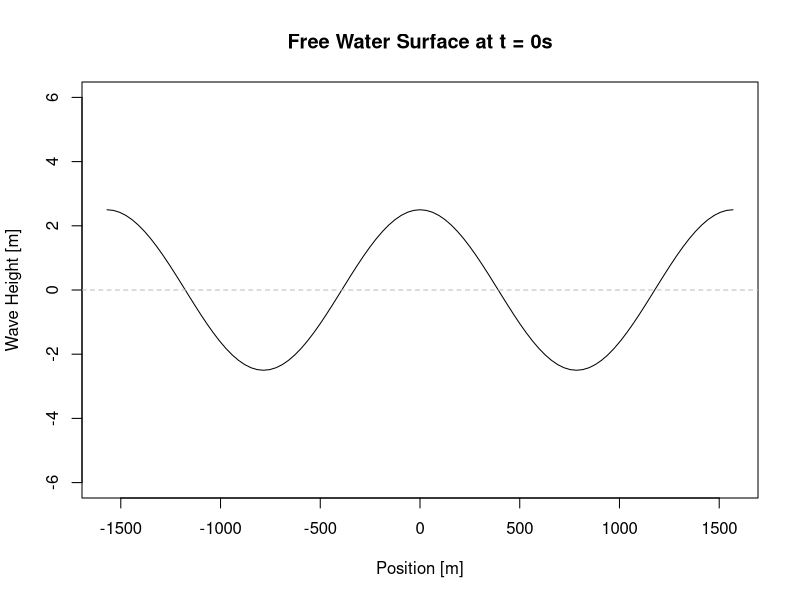
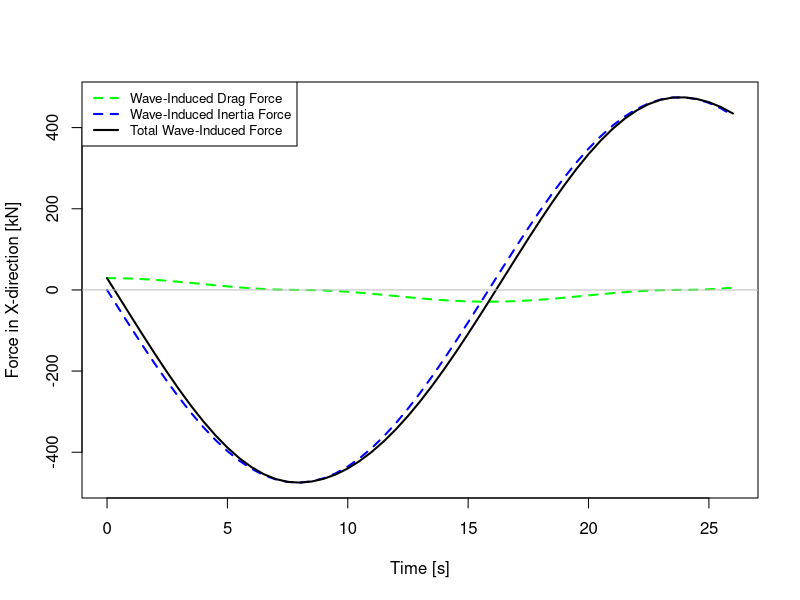
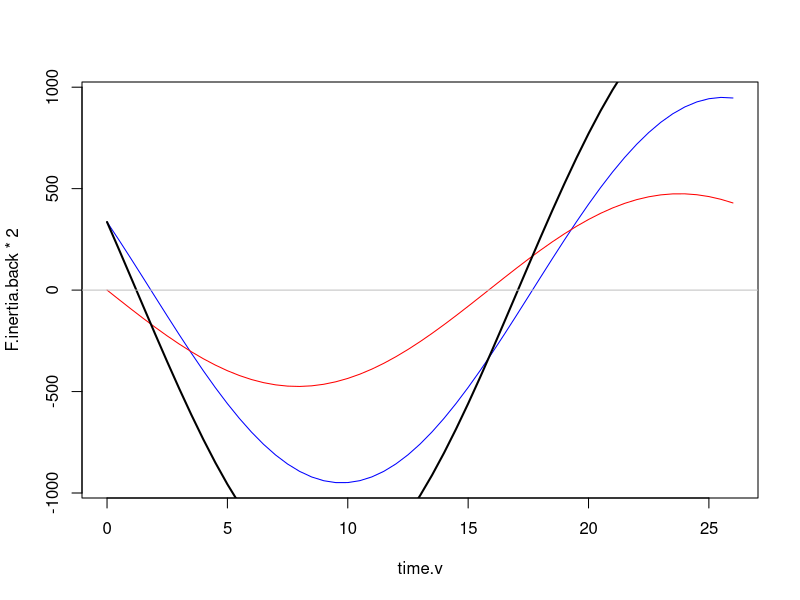
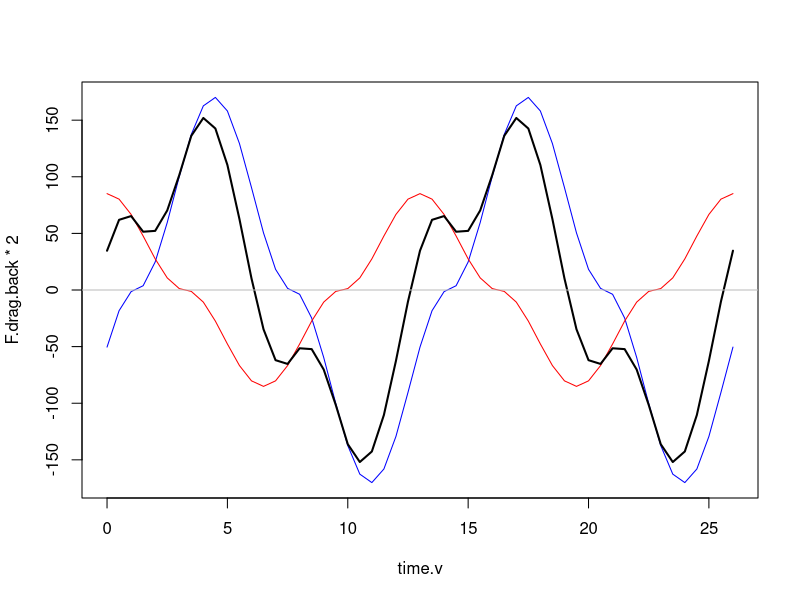
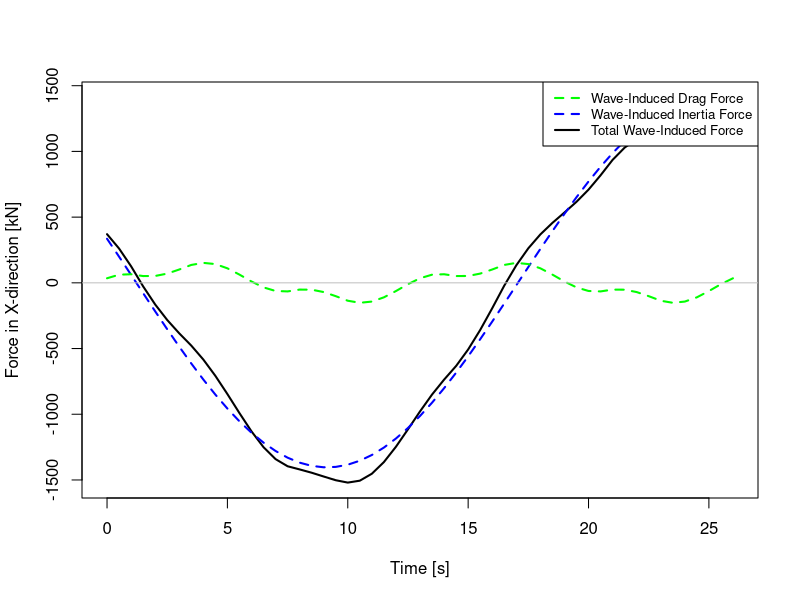

The R source for these figures, in order: (Note: this script raises an error after producing the figures.)
# Created By: Rudolph Santarromana
# Wave Drift Forces Calculation
# February 2021

setwd("C:/Users/Rudolph/Desktop/Rudolph/0 - CMU - Portugal PhD Files/0 - Research/Wind Energy/Dynamic Positioning")

library(tidyverse)
library(dplyr)


#### Using Morrison's equation

rho_water <- 1025 #seawater density [kg/m^3]
Cd <- 1.0 #body drag coefficient [-]
Cm <- 2.0 #body inertia coefficient [-]
diam <- 12.5 #12.5 body diameter [m]
draft <- 20 #20 body draft depth [m]
n.floaters <- 3 #3 number of floaters [-]

period <- 31.7 #wave period [seconds]
H <- 5 #design wave height [m]
depth <- 1000 #1000 site water depth [m]

v.curr <- 0

# Determine wavelength
# lambda <- (9.81*(period^2))/(2*pi) #wavelength [m]

fn.lambda <- function(l,pd = period, d = depth) { #this is the function to be optimized
  lambda <- (9.81*(pd^2))/(2*pi)
  fn <- abs(lambda*tanh((2*pi*d)/l) - l)
  return(fn)
}

lambda <- optimize(fn.lambda, c(0,10000), maximum = FALSE)$minimum
lambda <- (9.81*(period^2))/(2*pi)

# Can we apply Morrison's equation? It is only applicable for small/slender objects
check <- if (diam/lambda < 0.2) print("YES") else print("NO")

#### Apply Morrison's equation if check == YES
area <- draft*diam*n.floaters #wetted area [m^2]
k <- 2*pi/lambda # [rad/m]

# Maximum Wave-induced drag force on ONE floater
F.drag.max <- 0.5*rho_water*Cd*diam*(((pi*H)/period)^2)*((1-exp(-2*k*draft))/(2*k)) # [Newtons]
F.drag.max <- F.drag.max/1000 #[kiloNewtons]

# Maximum Wave-induced inertial force
F.inertia.max <- rho_water*Cm*((pi*(diam^2))/4)*((2*(pi^2)*H)/period^2)*(1/k)*(1-exp(-k*draft)) #[Newtons]
F.inertia.max <- F.inertia.max/1000 #[kiloNewtons]

# Steady current drag force
F.curr <- 0.5*rho_water*area*v.curr^2

### Calculate time fluctuation
time.v <- seq(0,26, by = 0.5)

eta <- function(x,t) {
  a <- H/2
  sigma <- 2*pi/period
  eta <- a*cos(k*x - sigma*t)
  return(eta)
}

# Visualize wave height from SWL
dist.v <- seq(-lambda, lambda, by = lambda/50)
eta.v <- mapply(eta, x = dist.v, t = 0)

plot(x = dist.v, y = eta.v, type = 'l',
     ylim = c(-6,6), 
     main = "Free Water Surface at t = 0s",
     xlab = "Position [m]",
     ylab = "Wave Height [m]")
abline(h = 0, col = 'gray', lty = 2)

# Calculate fluctuating inertia- and drag-induced wave force on ONE floater
fn.F.inertia <- function(x,t,diam,Hs,Pd,dr = draft) {
  lambda <- (9.81*(Pd^2))/(2*pi)
  k <- 2*pi/lambda # [rad/m]
  F.inertia.max <- rho_water*Cm*((pi*(diam^2))/4)*((2*(pi^2)*Hs)/Pd^2)*(1/k)*(1-exp(-k*dr)) #[Newtons]
  F.inertia.max<- F.inertia.max/1000 #[kN]
  sigma <- 2*pi/Pd
  F.inertia <- F.inertia.max*sin(k*x - sigma*t)
  return(F.inertia)
}

fn.F.drag <- function(x,t,diam,Hs,Pd,dr = draft) {
  lambda <- (9.81*(Pd^2))/(2*pi)  
  k <- 2*pi/lambda # [rad/m]
  F.drag.max <- 0.5*rho_water*Cd*diam*(((pi*Hs)/Pd)^2)*((1-exp(-2*k*dr))/(2*k)) # [Newtons]
  F.drag.max <- F.drag.max/1000 #[kN]
  sigma <- 2*pi/Pd
  F.drag <- F.drag.max*cos(k*x - sigma*t)*abs(cos(k*x - sigma*t))
  return(F.drag)
}

#######################################################################
# On One Floater
F.inertia.v <- mapply(fn.F.inertia, x = 0, t = time.v, diam = diam,Hs = H, Pd = period)
F.drag.v <- mapply(fn.F.drag, x = 0, t = time.v,diam = diam,Hs = H, Pd = period)
F.total.v <- F.inertia.v + F.drag.v

plot(x = time.v, y = F.inertia.v, type = 'l', col = 'blue', lty = 2, lwd = 2,
     xlab = "Time [s]",
     ylab = "Force in X-direction [kN]")
lines(x = time.v, y = F.drag.v, col = 'green', lty = 2, lwd = 2)
lines(x = time.v, y = F.total.v, col = 'black', lwd = 2)
abline(h = 0, col = 'gray')
legend('topleft', legend = c("Wave-Induced Drag Force","Wave-Induced Inertia Force", "Total Wave-Induced Force"),
       lty = c(2,2,1), lwd = c(2,2,2), col = c('green','blue','black'),cex = 0.8)

max(F.total.v)
mean(F.total.v)

#######################################################################

# Calculate fluctuating intertia- and drag-induced wave force on three floaters
# oriented in a 1-2 fashion
dist <- 90.13 #distance between the front and rear floaters [m]
H <- 5
period <- 31.7

F.inertia.front <- mapply(fn.F.inertia, x = 0, t = time.v, diam = 12.5, Hs = H, Pd = period)
F.inertia.back <- mapply(fn.F.inertia, x = dist, t = time.v, diam = 12.5, Hs = H, Pd = period)

F.inertia.v2 <- F.inertia.front + 2*F.inertia.back

plot(x = time.v, y = F.inertia.back*2, type = 'l', col = 'blue')
lines(x = time.v, y = F.inertia.front, col = 'red')
lines(x = time.v, y = F.inertia.v2, col = 'black', lwd = 2)
abline(h = 0, col = 'gray')

F.drag.front <- mapply(fn.F.drag, x = 0, t = time.v, diam = 12.5, Hs = 4.2, Pd = 13)
F.drag.back <- mapply(fn.F.drag, x = dist, t = time.v, diam = 12.5, Hs = 4.2, Pd = 13)

F.drag.v2 <- F.drag.front + 2*F.drag.back

plot(x = time.v, y = F.drag.back*2, type = 'l', col = 'blue')
lines(x = time.v, y = F.drag.front, col = 'red')
lines(x = time.v, y = F.drag.v2, col = 'black', lwd = 2)
abline(h = 0, col = 'gray')

F.total.v2 <- F.inertia.v2 + F.drag.v2

plot(x = time.v, y = F.total.v2, type = 'l', lwd = 2, col = 'black',
     xlab = "Time [s]",
     ylab = "Force in X-direction [kN]")
lines(x = time.v, y = F.inertia.v2, col = 'blue', lwd = 2, lty = 2)
lines(x = time.v, y = F.drag.v2, col = 'green', lwd = 2, lty = 2)
abline(h = 0, col = 'gray')
legend('topright', 
       legend = c("Wave-Induced Drag Force","Wave-Induced Inertia Force", "Total Wave-Induced Force"),
       lty = c(2,2,1), lwd = c(2,2,2), col = c('green','blue','black'),cex = 0.8)

#bars based on time step
plot(x = time.v, y = F.total.v3, type = 'p', lwd = 2, pch = 19,
     xlab = "Time [s]",
     ylab = "Force in X-direction [kN]")
# lines(x = time.v, y = F.inertia.v3, col = 'blue', lwd = 2, lty = 2)
# lines(x = time.v, y = F.drag.v3, col = 'green', lwd = 2, lty = 2)
arrows(time.v, 0, time.v, F.total.v3, angle = 90, length = 0.08)
abline(h = 0, col = 'gray')

mean(F.total.v2)
max(F.total.v2)

#######################################################################
# oriented in a 1-1-1 fashion
dist1 <- 102.13/2 #distance between the front and middle floaters [m]
dist2 <- 102.13 #distance between the front and rear floaters [m]

F.inertia.1 <- mapply(fn.F.inertia, x = 0, t = time.v, diam = 12.5, Hs = 4.2, Pd = 10)
F.inertia.2 <- mapply(fn.F.inertia, x = dist1, t = time.v, diam = 12.5, Hs = 4.2, Pd = 10)
F.inertia.3 <- mapply(fn.F.inertia, x = dist2, t = time.v, diam = 12.5, Hs = 4.2, Pd = 10)

F.inertia.v3 <- F.inertia.1 + F.inertia.2 + F.inertia.3

plot(x = time.v, y = F.inertia.1, type = 'l', col = 'blue')
lines(x = time.v, y = F.inertia.2, col = 'red')
lines(x = time.v, y = F.inertia.3, col = 'green')
lines(x = time.v, y = F.inertia.v3, col = 'black', lwd = 2)
abline(h = 0, col = 'gray')

F.drag.1 <- mapply(fn.F.drag, x = 0, t = time.v, diam = 12.5, Hs = 4.2, Pd = 10)
F.drag.2 <- mapply(fn.F.drag, x = dist1, t = time.v, diam = 12.5, Hs = 4.2, Pd = 10)
F.drag.3 <- mapply(fn.F.drag, x = dist2, t = time.v, diam = 12.5, Hs = 4.2, Pd = 10)

F.drag.v3 <- F.drag.1 + F.drag.2 + F.drag.3

plot(x = time.v, y = F.drag.1, type = 'l', col = 'blue')
lines(x = time.v, y = F.drag.2, col = 'red')
lines(x = time.v, y = F.drag.3, col = 'green')
lines(x = time.v, y = F.drag.v3, col = 'black', lwd = 2)
abline(h = 0, col = 'gray')

F.total.v3 <- F.inertia.v3 + F.drag.v3

plot(x = time.v, y = F.total.v3, type = 'l', lwd = 2,
     xlab = "Time [s]",
     ylab = "Force in X-direction [kN]",
     main = "Total Wave Force on Entire Substructure over Two Wave Periods")
# lines(x = time.v, y = F.inertia.v3, col = 'blue', lwd = 2, lty = 2)
# lines(x = time.v, y = F.drag.v3, col = 'green', lwd = 2, lty = 2)
abline(h = 0, col = 'gray')
# legend('bottomleft', 
#        legend = c("Wave-Induced Drag Force","Wave-Induced Inertia Force", "Total Wave-Induced Force"),
#        lty = c(2,2,1), lwd = c(2,2,2), col = c('green','blue','black'),cex = 0.8)

#bars based on time step
plot(x = time.v, y = F.total.v3, type = 'p', lwd = 2, pch = 19,
     xlab = "Time [s]",
     ylab = "Force in X-direction [kN]",
     main = "Time step = 0.5 s; Mean Wave Force = 4.0 kN")
# lines(x = time.v, y = F.inertia.v3, col = 'blue', lwd = 2, lty = 2)
# lines(x = time.v, y = F.drag.v3, col = 'green', lwd = 2, lty = 2)
arrows(time.v, 0, time.v, F.total.v3, angle = 90, length = 0.08)
abline(h = 0, col = 'gray')
# legend('bottomleft',
#        legend = c("Wave-Induced Drag Force","Wave-Induced Inertia Force", "Total Wave-Induced Force"),
#        lty = c(2,2,1), lwd = c(2,2,2), col = c('green','blue','black'),cex = 0.8)

mean(F.total.v3)
sum(F.total.v3)
max(F.total.v3)

#######################################################################

### Considering all orientations, up to 60 degrees
phi <- seq(0,60, by = 6) #degrees
phi.rad <- phi*(pi/180) #radians
radius <- 51.75 #m
tower.radius <- 10 #m

#floater position orientations
floater1.pos <- round(radius*cos(0 + phi.rad),2)
floater2.pos <- round(radius*cos(2*pi/3 + phi.rad),2)
floater3.pos <- round(radius*cos(4*pi/3 + phi.rad),2)

Force.Matrix <- function(sig.ht = H, prd = period, 
                              F1 = floater1.pos, 
                              F2 = floater2.pos,
                              F3 = floater3.pos) {
  time.v <- seq(0,prd, by = 1) #how often would the system adjust? 1/second?
  #initialize the lists, each value corresponds to an orientation/rotation
  Drag.L <- c()
  Inertia.L <- c()
  Total.L <- c()
  Mean.Force <- c()
  Max.Force <- c()
  
  for(i in 1:length(F1)) {
    F.drag.f1 <- mapply(fn.F.drag, x = F1[i], t = time.v, diam = 12.5, Hs = sig.ht, Pd = prd)
    F.drag.f2 <- mapply(fn.F.drag, x = F2[i], t = time.v, diam = 12.5, Hs = sig.ht, Pd = prd)
    F.drag.f3 <- mapply(fn.F.drag, x = F3[i], t = time.v, diam = 12.5, Hs = sig.ht, Pd = prd)
    F.drag.TS <- mapply(fn.F.drag, x = 0, t = time.v, diam = 10, Hs = sig.ht, Pd = prd)
    
    F.DRAG <- list(round(F.drag.f1 + F.drag.f2 + F.drag.f3 + F.drag.TS, 2))
    
    F.inertia.f1 <- mapply(fn.F.inertia, x = F1[i], t = time.v, diam = 12.5, Hs = sig.ht, Pd = prd)
    F.inertia.f2 <- mapply(fn.F.inertia, x = F2[i], t = time.v, diam = 12.5, Hs = sig.ht, Pd = prd)
    F.inertia.f3 <- mapply(fn.F.inertia, x = F3[i], t = time.v, diam = 12.5, Hs = sig.ht, Pd = prd)
    F.inertia.TS <- mapply(fn.F.inertia, x = 0, t = time.v, diam = 10, Hs = sig.ht, Pd = prd)
    
    F.INER <- list(round(F.inertia.f1 + F.inertia.f2 + F.inertia.f3 + F.inertia.TS, 2))
    
    F.TOT <- list(round(F.drag.f1 + F.drag.f2 + F.drag.f3 + F.drag.TS +
                    F.inertia.f1 + F.inertia.f2 + F.inertia.f3 + F.inertia.TS, 2))
    
    F.mean <- round(mean(F.drag.f1 + F.drag.f2 + F.drag.f3 + F.drag.TS +
                    F.inertia.f1 + F.inertia.f2 + F.inertia.f3 + F.inertia.TS), 2)
    
    F.max <- round(max(F.drag.f1 + F.drag.f2 + F.drag.f3 + F.drag.TS +
                     F.inertia.f1 + F.inertia.f2 + F.inertia.f3 + F.inertia.TS), 2)
    
    Drag.L <- c(Drag.L, F.DRAG)
    Inertia.L <- c(Inertia.L, F.INER)
    Total.L <- c(Total.L, F.TOT)
    Mean.Force <- c(Mean.Force, F.mean)
    Max.Force <- c(Max.Force, F.max)
    
  }
  
  return(data.frame(phi,Mean.Force,Max.Force))
}

Morro.period <- c(8,8.1,8.3,8.5,8.7,9.5,10,10.1,12.1,11.8,11.7,11.6,11.5,11.4,11.1,10.9,10.9,10.7,10.4,10.1,10.1,10.2,10.1,9.9,9.5,9.4,9.4,9.4,9.5,9.5,9.4,9.4,9.4,9.2,9.0,8.8,15.4,8.3,8.1,7.9,7.6,7.4,7.7,7.8,14.5,14.4,5.1,14.3)
summary(Morro.period)
Morro.ht <- c(1.8,1.7,1.6,1.6,1.6,1.6,1.5,1.3,1.5,1.5,1.4,1.4,1.5,1.4,1.4,1.3,1.3,1.3,1.3,1.2,1.2,1.1,1.1,1.2,1.2,1.2,1.1,1.0,1.1,1.1,1.2,1.2,1.2,1.1,1.0,1.0,1.0,1.1,1.1,1.2,0.9,0.9,0.9,0.9,0.9,0.9,0.9,1.0)
summary(Morro.ht)

#DLC 1.3
Force.Matrix(sig.ht = 1.8, prd = 11) #[-44.9,50]
Force.Matrix(sig.ht = 1.2, prd = 14.2) #[0.85,7.53]

#DLC 6.1
Force.Matrix(sig.ht = 3.2, prd = 18.3) #[8.2,10]
Force.Matrix(sig.ht = 4.5, prd = 15.7) #[14.86,18.82]

#additional Checks from Berg 2011
Force.Matrix(sig.ht = 5, prd = 5.57) #[280.1, -396.63]
Force.Matrix(sig.ht = 7, prd = 8.76) #[-221.87, 231.14]
Force.Matrix(sig.ht = 9, prd = 12.18) #[-2.8, 172.35]
Force.Matrix(sig.ht = 11.22, prd = 17.26) #[68.8, 79]
Force.Matrix(sig.ht = 9, prd = 21.09) #[30.5, 32.4]
Force.Matrix(sig.ht = 7, prd = 24.92) #[2.39, 2.44]
Force.Matrix(sig.ht = 5, prd = 31.7) #[2, 2]
